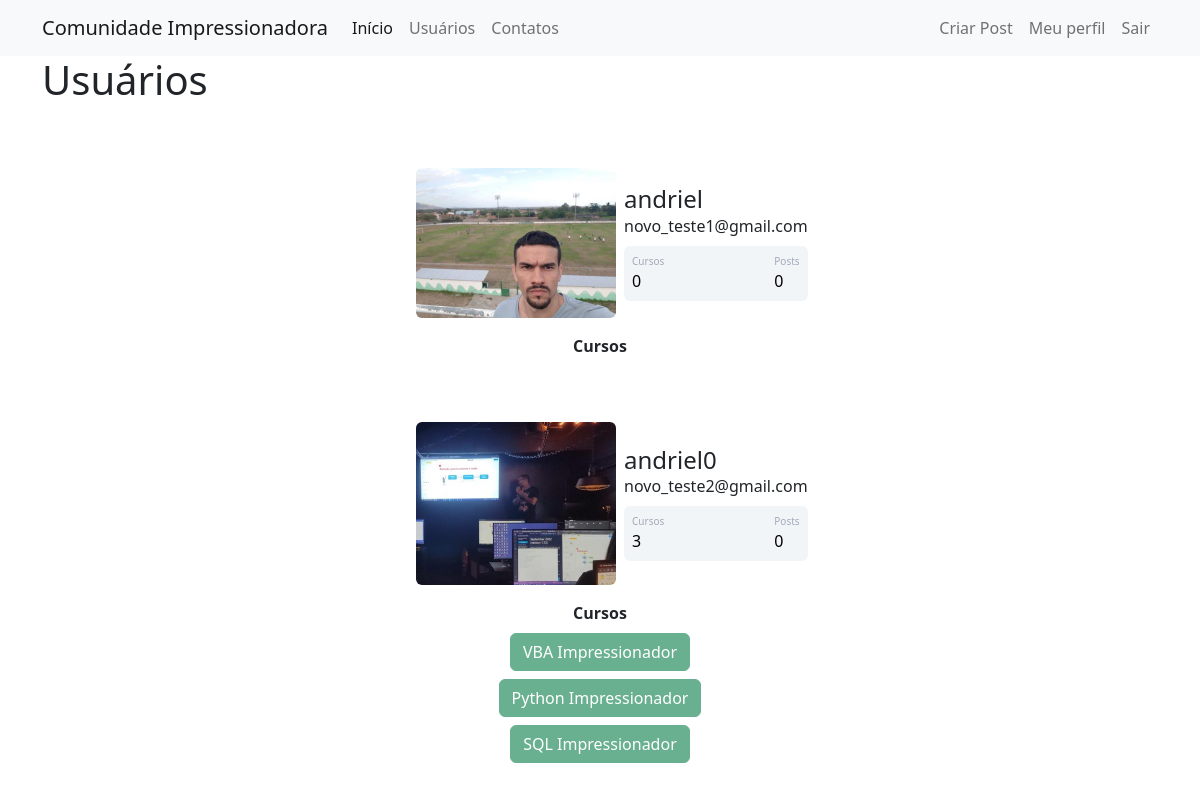
The app's page /usuarios (signed in) with its own data.
### comunidadeimpressionadora/models.py (models this page shows)
class Usuario(database.Model, UserMixin):
    id = database.Column(database.Integer, primary_key=True)
    username = database.Column(database.String, nullable=False)
    email = database.Column(database.String, unique=True, nullable=False)
    senha = database.Column(database.String, nullable=False)
    foto_perfil = database.Column(database.String, default='default.jpg', nullable=False)
    posts = database.relationship('Post', backref='autor', lazy=True)
    cursos = database.Column(database.String, default='Não informado', nullable=False)

### comunidadeimpressionadora/routes.py (the view)
@app.route("/usuarios")
@login_required
def usuarios():
    lista_usuarios = Usuario.query.all()
    return render_template('usuarios.html', lista_usuarios=lista_usuarios)

### comunidadeimpressionadora/models.py (called while the page is built)
@login_manager.user_loader
def load_usuario(id_usuario):
    return Usuario.query.get(int(id_usuario))

### comunidadeimpressionadora/templates/usuarios.html
{% extends 'base.html' %}
{% block body %}
    <div class="container">
        <h1>Usuários</h1>
        {% for usuario in lista_usuarios %}
            <div class="container mt-5 d-flex justify-content-center">
            <div class="card p-3">
                <div class="d-flex align-items-center">
                    <div class="image pe-2">
                        <img src="{{ url_for('static', filename='fotos_perfil/{}'.format(usuario.foto_perfil)) }}" class="rounded" width="200" >
                    </div>
                <div class="ml-3 w-100">
                   <h4 class="mb-0 mt-0">{{ usuario.username }}</h4>
                   <span>{{ usuario.email }}</span>
                   <div class="p-2 mt-2 bg-primary d-flex justify-content-between rounded text-white stats">
                        <div class="d-flex flex-column">
                            <span class="articles">Cursos</span>
                            {% if 'Não informado' in usuario.cursos or 'press' not in usuario.cursos %}
                                <span class="number1">0</span>
                            {% else %}
                                <span class="number1">{{ usuario.cursos.count(';') + 1 }}</span>
                            {% endif %}
                        </div>
                        <div class="d-flex flex-column">
                            <span class="rating">Posts</span>
                            <span class="number3">0</span>
                        </div>
                   </div>
                </div>
                </div>
            </div>
            </div>
            <div class="row justify-content-center">
                <div class="col col-4" style="text-align: center">
                    <strong>Cursos</strong><br>
                    {% if 'press' in usuario.cursos %}
                        {% for curso in usuario.cursos.split(';') %}
                            <button type="button" class="btn btn-success disabled mt-2">{{ curso }}</button>
                        {% endfor %}
                    {% endif %}
                </div>
            </div>
        {% endfor%}
    </div>
{% endblock %}

### comunidadeimpressionadora/static/main.css (style rules this page uses)
.card { width: 400px; border: none; border-radius: 10px; background-color: #fff; }
.stats { background: #f2f5f8 !important; color: #000 !important; }
.articles { font-size:10px; color: #a1aab9; }
.number1 { font-weight:500; }
.rating { font-size:10px; color: #a1aab9; }
.number3 { font-weight:500; }

### records on screen
Usuario: foto_perfil (picture), username "andriel", email "novo_teste1@gmail.com", cursos "0"
Usuario: foto_perfil (picture), username "andriel0", email "novo_teste2@gmail.com", cursos "3", curso "VBA Impressionador" "Python Impressionador" "SQL Impressionador"
